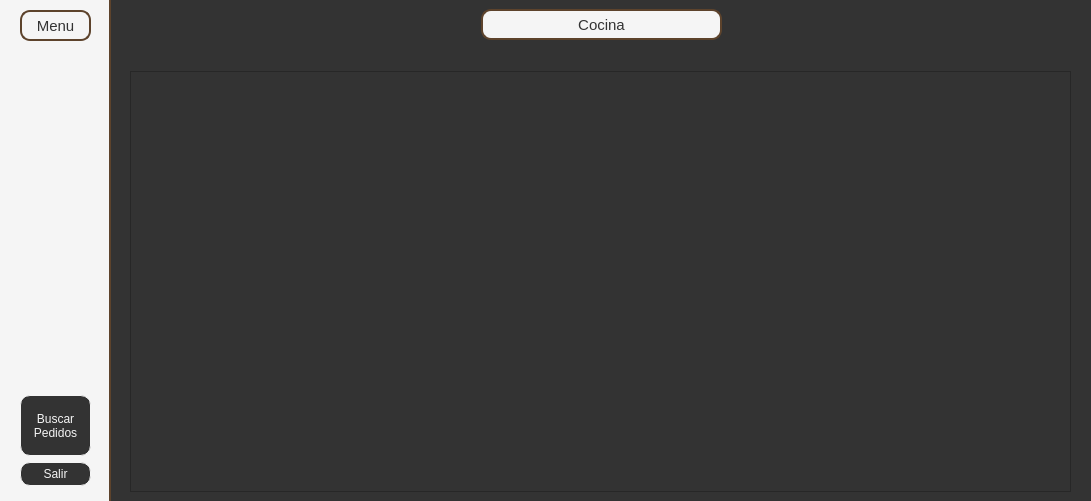
<?xml version="1.0" encoding="UTF-8"?>
<ui version="4.0">
 <class>Dialog</class>
 <widget class="QDialog" name="Dialog">
  <property name="geometry">
   <rect>
    <x>0</x>
    <y>0</y>
    <width>1091</width>
    <height>501</height>
   </rect>
  </property>
  <property name="sizePolicy">
   <sizepolicy hsizetype="Expanding" vsizetype="Expanding">
    <horstretch>0</horstretch>
    <verstretch>0</verstretch>
   </sizepolicy>
  </property>
  <property name="windowTitle">
   <string>Dialog</string>
  </property>
  <layout class="QHBoxLayout" name="horizontalLayout_3">
   <property name="spacing">
    <number>0</number>
   </property>
   <property name="leftMargin">
    <number>0</number>
   </property>
   <property name="topMargin">
    <number>0</number>
   </property>
   <property name="rightMargin">
    <number>0</number>
   </property>
   <property name="bottomMargin">
    <number>0</number>
   </property>
   <item>
    <widget class="QWidget" name="menu" native="true">
     <property name="minimumSize">
      <size>
       <width>111</width>
       <height>501</height>
      </size>
     </property>
     <property name="maximumSize">
      <size>
       <width>111</width>
       <height>501</height>
      </size>
     </property>
     <property name="styleSheet">
      <string notr="true">background-color: #f5f5f5;
border-right: 2px solid #5d432c;</string>
     </property>
     <layout class="QVBoxLayout" name="verticalLayout">
      <property name="leftMargin">
       <number>2</number>
      </property>
      <property name="topMargin">
       <number>10</number>
      </property>
      <property name="rightMargin">
       <number>2</number>
      </property>
      <property name="bottomMargin">
       <number>15</number>
      </property>
      <item>
       <layout class="QHBoxLayout" name="horizontalLayout_10">
        <item>
         <spacer name="horizontalSpacer_36">
          <property name="orientation">
           <enum>Qt::Horizontal</enum>
          </property>
          <property name="sizeHint" stdset="0">
           <size>
            <width>18</width>
            <height>20</height>
           </size>
          </property>
         </spacer>
        </item>
        <item>
         <widget class="QLabel" name="label">
          <property name="minimumSize">
           <size>
            <width>71</width>
            <height>31</height>
           </size>
          </property>
          <property name="maximumSize">
           <size>
            <width>71</width>
            <height>31</height>
           </size>
          </property>
          <property name="font">
           <font>
            <family>Segoe UI</family>
            <pointsize>11</pointsize>
           </font>
          </property>
          <property name="styleSheet">
           <string notr="true">background-color: #f5f5f5;
border: 2px solid #5d432c;
border-radius: 10px;
color: #333333</string>
          </property>
          <property name="text">
           <string>Menu</string>
          </property>
          <property name="alignment">
           <set>Qt::AlignCenter</set>
          </property>
         </widget>
        </item>
        <item>
         <spacer name="horizontalSpacer_37">
          <property name="orientation">
           <enum>Qt::Horizontal</enum>
          </property>
          <property name="sizeHint" stdset="0">
           <size>
            <width>18</width>
            <height>20</height>
           </size>
          </property>
         </spacer>
        </item>
       </layout>
      </item>
      <item>
       <spacer name="verticalSpacer">
        <property name="orientation">
         <enum>Qt::Vertical</enum>
        </property>
        <property name="sizeHint" stdset="0">
         <size>
          <width>20</width>
          <height>402</height>
         </size>
        </property>
       </spacer>
      </item>
      <item>
       <layout class="QHBoxLayout" name="horizontalLayout_15">
        <item>
         <spacer name="horizontalSpacer_46">
          <property name="orientation">
           <enum>Qt::Horizontal</enum>
          </property>
          <property name="sizeHint" stdset="0">
           <size>
            <width>18</width>
            <height>20</height>
           </size>
          </property>
         </spacer>
        </item>
        <item>
         <widget class="QPushButton" name="b_buscar_pedidos">
          <property name="minimumSize">
           <size>
            <width>71</width>
            <height>61</height>
           </size>
          </property>
          <property name="font">
           <font>
            <family>Segoe UI</family>
           </font>
          </property>
          <property name="styleSheet">
           <string notr="true">QPushButton {background-color: #333333;
        border: 1px solid #f5f5f5;
        border-radius: 10px;
		color: rgb(245, 245, 245)
    }
    QPushButton:hover {background-color: #2a2a2a;
    }
    QPushButton:pressed {background-color: #2a2a2a;
    }</string>
          </property>
          <property name="text">
           <string>Buscar
Pedidos</string>
          </property>
          <property name="checkable">
           <bool>true</bool>
          </property>
         </widget>
        </item>
        <item>
         <spacer name="horizontalSpacer_47">
          <property name="orientation">
           <enum>Qt::Horizontal</enum>
          </property>
          <property name="sizeHint" stdset="0">
           <size>
            <width>18</width>
            <height>20</height>
           </size>
          </property>
         </spacer>
        </item>
       </layout>
      </item>
      <item>
       <layout class="QHBoxLayout" name="horizontalLayout_12">
        <item>
         <spacer name="horizontalSpacer_40">
          <property name="orientation">
           <enum>Qt::Horizontal</enum>
          </property>
          <property name="sizeHint" stdset="0">
           <size>
            <width>18</width>
            <height>20</height>
           </size>
          </property>
         </spacer>
        </item>
        <item>
         <widget class="QPushButton" name="b_salir_1">
          <property name="minimumSize">
           <size>
            <width>71</width>
            <height>24</height>
           </size>
          </property>
          <property name="font">
           <font>
            <family>Segoe UI</family>
           </font>
          </property>
          <property name="styleSheet">
           <string notr="true">QPushButton {background-color: #333333;
        border: 1px solid #f5f5f5;
        border-radius: 10px;
		color: rgb(245, 245, 245)
    }
    QPushButton:hover {background-color: #2a2a2a;
    }
    QPushButton:pressed {background-color: #2a2a2a;
    }</string>
          </property>
          <property name="text">
           <string>Salir</string>
          </property>
         </widget>
        </item>
        <item>
         <spacer name="horizontalSpacer_41">
          <property name="orientation">
           <enum>Qt::Horizontal</enum>
          </property>
          <property name="sizeHint" stdset="0">
           <size>
            <width>18</width>
            <height>20</height>
           </size>
          </property>
         </spacer>
        </item>
       </layout>
      </item>
     </layout>
    </widget>
   </item>
   <item>
    <widget class="QWidget" name="content" native="true">
     <property name="minimumSize">
      <size>
       <width>1</width>
       <height>501</height>
      </size>
     </property>
     <property name="maximumSize">
      <size>
       <width>981</width>
       <height>501</height>
      </size>
     </property>
     <property name="styleSheet">
      <string notr="true">background-color: #333333</string>
     </property>
     <layout class="QVBoxLayout" name="verticalLayout_2">
      <item>
       <layout class="QHBoxLayout" name="horizontalLayout_2">
        <property name="spacing">
         <number>0</number>
        </property>
        <item>
         <layout class="QHBoxLayout" name="horizontalLayout">
          <property name="spacing">
           <number>0</number>
          </property>
         </layout>
        </item>
        <item>
         <spacer name="horizontalSpacer_6">
          <property name="orientation">
           <enum>Qt::Horizontal</enum>
          </property>
          <property name="sizeHint" stdset="0">
           <size>
            <width>78</width>
            <height>28</height>
           </size>
          </property>
         </spacer>
        </item>
        <item>
         <widget class="QLabel" name="label_10">
          <property name="minimumSize">
           <size>
            <width>241</width>
            <height>31</height>
           </size>
          </property>
          <property name="maximumSize">
           <size>
            <width>141</width>
            <height>31</height>
           </size>
          </property>
          <property name="font">
           <font>
            <family>Segoe UI</family>
            <pointsize>11</pointsize>
           </font>
          </property>
          <property name="styleSheet">
           <string notr="true">background-color: #f5f5f5;
border: 2px solid #5d432c;
border-radius: 10px;
color: #333333</string>
          </property>
          <property name="text">
           <string>Cocina</string>
          </property>
          <property name="alignment">
           <set>Qt::AlignCenter</set>
          </property>
         </widget>
        </item>
        <item>
         <spacer name="horizontalSpacer_21">
          <property name="orientation">
           <enum>Qt::Horizontal</enum>
          </property>
          <property name="sizeHint" stdset="0">
           <size>
            <width>38</width>
            <height>28</height>
           </size>
          </property>
         </spacer>
        </item>
       </layout>
      </item>
      <item>
       <spacer name="verticalSpacer_2">
        <property name="orientation">
         <enum>Qt::Vertical</enum>
        </property>
        <property name="sizeHint" stdset="0">
         <size>
          <width>20</width>
          <height>10</height>
         </size>
        </property>
       </spacer>
      </item>
      <item>
       <layout class="QHBoxLayout" name="horizontalLayout_4">
        <property name="spacing">
         <number>0</number>
        </property>
        <item>
         <spacer name="horizontalSpacer_2">
          <property name="orientation">
           <enum>Qt::Horizontal</enum>
          </property>
          <property name="sizeHint" stdset="0">
           <size>
            <width>13</width>
            <height>20</height>
           </size>
          </property>
         </spacer>
        </item>
        <item>
         <widget class="QScrollArea" name="scroll_area">
          <property name="minimumSize">
           <size>
            <width>941</width>
            <height>421</height>
           </size>
          </property>
          <property name="widgetResizable">
           <bool>true</bool>
          </property>
          <widget class="QWidget" name="scrollAreaWidgetContents">
           <property name="geometry">
            <rect>
             <x>0</x>
             <y>0</y>
             <width>939</width>
             <height>419</height>
            </rect>
           </property>
           <property name="sizePolicy">
            <sizepolicy hsizetype="Expanding" vsizetype="Expanding">
             <horstretch>0</horstretch>
             <verstretch>0</verstretch>
            </sizepolicy>
           </property>
           <widget class="QWidget" name="widget_order" native="true">
            <property name="geometry">
             <rect>
              <x>0</x>
              <y>0</y>
              <width>941</width>
              <height>421</height>
             </rect>
            </property>
            <property name="sizePolicy">
             <sizepolicy hsizetype="Expanding" vsizetype="Expanding">
              <horstretch>0</horstretch>
              <verstretch>0</verstretch>
             </sizepolicy>
            </property>
            <widget class="QWidget" name="gridLayoutWidget">
             <property name="geometry">
              <rect>
               <x>0</x>
               <y>0</y>
               <width>941</width>
               <height>421</height>
              </rect>
             </property>
             <layout class="QGridLayout" name="layout_content"/>
            </widget>
           </widget>
          </widget>
         </widget>
        </item>
        <item>
         <spacer name="horizontalSpacer">
          <property name="orientation">
           <enum>Qt::Horizontal</enum>
          </property>
          <property name="sizeHint" stdset="0">
           <size>
            <width>13</width>
            <height>20</height>
           </size>
          </property>
         </spacer>
        </item>
       </layout>
      </item>
     </layout>
    </widget>
   </item>
  </layout>
 </widget>
 <resources/>
 <connections/>
</ui>
